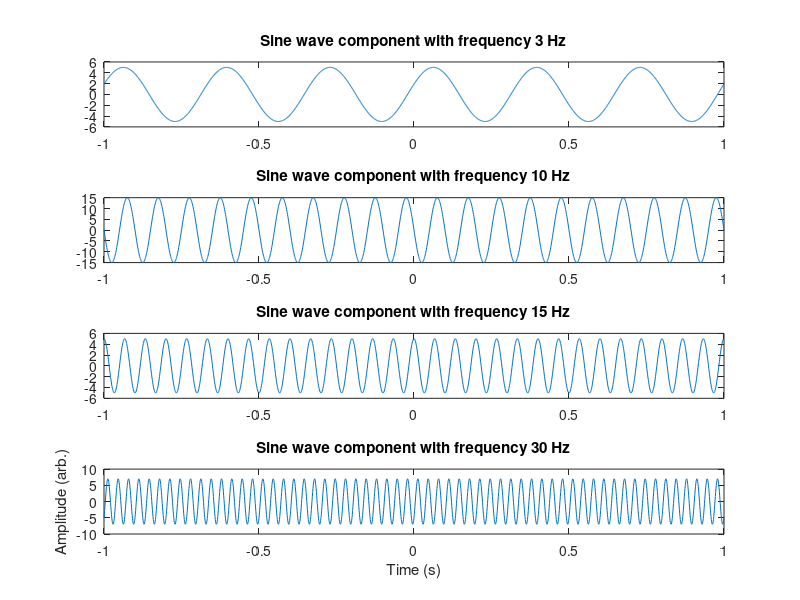
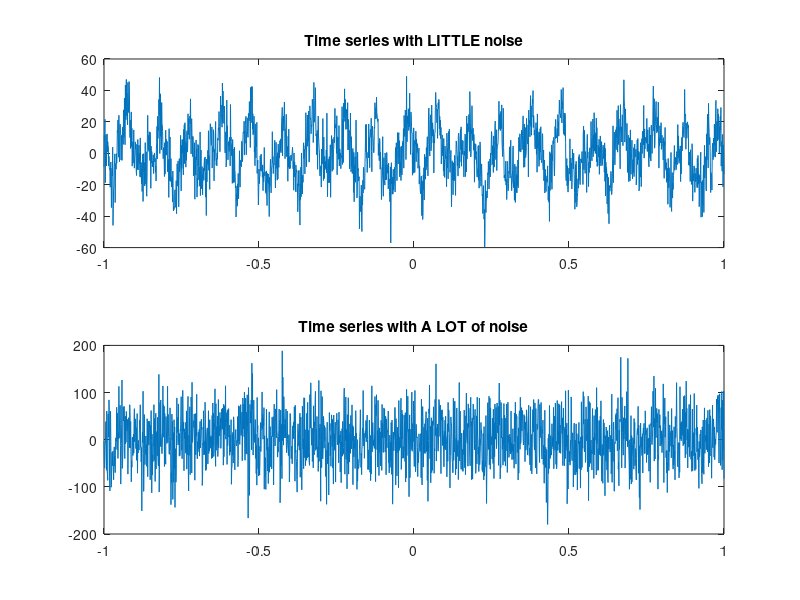
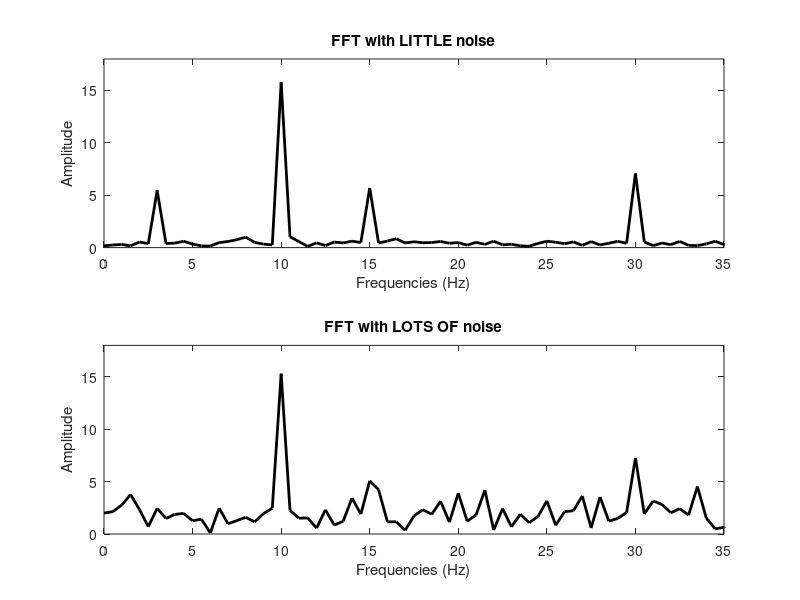

These figures' MATLAB source, in order: (Note: this script raises an error after producing the figures.)
%%
%   COURSE: Neural signal processing and analysis: Zero to hero
%  SESSION: Problem set: Spectral analyses of real and simulated data
%  TEACHER: Mike X Cohen, sincxpress.com
%


%% 1) Generate 10 seconds of data at 1 kHz, comprising 4 sine waves with different 
%    frequencies (between 1 and 30 Hz) and different amplitudes.
%    Plot the individual sine waves, each in its own plot. In separate subplots,
%    plot the summed sine waves with (1) a little bit of noise and (2) a lot of noise.
% 

srate  = 1000 ;
frex   = [ 3 10 15 30];
amplit = [ 5 15 5  7 ];
phases = [ pi/8 pi pi/2 -pi/4 ];
time   = -1:1/srate:1;
pnts = length(time);

% create sine waves, first initialize to correct size
sine_waves = zeros(length(frex),length(time));

for fi=1:length(frex)
    sine_waves(fi,:) =  amplit(fi) * sin(2*pi*time*frex(fi) + phases(fi));
end

littleNoise = randn(size(time)) * 10;
lotsOfNoise = randn(size(time)) * 50;


figure(1), clf

% plot constituent sine waves (without noise)
for snum=1:4
    subplot(4,1,snum)
    plot(time,sine_waves(snum,:))
    title([ 'Sine wave component with frequency ' num2str(frex(snum)) ' Hz' ])
end
xlabel('Time (s)'), ylabel('Amplitude (arb.)')


% plot summed sine waves with little noise
figure(2), clf
subplot(211)
plot(time,sum(sine_waves)+littleNoise)
title('Time series with LITTLE noise')

subplot(212)
plot(time,sum(sine_waves)+lotsOfNoise)
title('Time series with A LOT of noise')

%% 2) Compute the power spectrum of the simulated time series (use FFT) and plot the results, 
%    separately for a little noise and a lot of noise. Show frequencies 0 to 35 Hz.
%    How well are the frequencies reconstructed, and does this depend on noise?
% 

figure(3), clf

for noisei=1:2
    
    % FFT
    if noisei==1
        f = fft(sum(sine_waves)+littleNoise)/pnts ;
    else
        f = fft(sum(sine_waves)+lotsOfNoise)/pnts ;
    end
    
    % compute frequencies in Hz
    hz = linspace(0,srate, pnts);

    % plot the amplitude spectrum
    subplot(2,1,noisei)
    plot(hz, 2*abs(f), 'k','Linew',2) 
    xlabel('Frequencies (Hz)'), ylabel('Amplitude')
    set(gca,'xlim',[0 35],'ylim',[0 max(amplit)*1.2]) % is this a good choice for x-axis limit?!?!?!
    
    if noisei==1
        title('FFT with LITTLE noise')
    else
        title('FFT with LOTS OF noise')
    end
end


%% 3) Compute the power spectrum of data from electrode 7 in the laminar V1 data. 
%    First, compute the power spectrum separately for each trial and then average the power 
%    results together. Next, average the trials together and then compute the power spectrum. 
%    Do the results look similar or different, and are you surprised? Why might they look 
%    similar or different?
% 

% load the LFP data
load v1_laminar.mat
pnts = length(timevec);
% pick which channel
chan2use = 7;

% FFT of all trials individually (note that you can do it in one line!)
powspectSeparate = fft(squeeze(csd(chan2use,:,:)),[],1)/pnts;
% Then average the single-trial spectra together (average over trials, not over frequencies)
powspectSeparate = mean(2*abs(powspectSeparate) .^2,2);


% now average first, then take the FFT of the trial average
powspectAverage  = (2*abs(fft(mean(csd(chan2use,:,:),3))/pnts )).^2;


% frequencies in Hz
hz = linspace(0,srate/2,floor(pnts/2)+1);


% now plot
figure(4), clf
set(gcf,'name',[ 'Results from electrode ' chan2use ])
subplot(211)
plot(hz,powspectSeparate(1:length(hz)))
set(gca,'xlim',[0 100])
xlabel('Frequency (Hz)'), ylabel('Amplitude')
title('Averaging done after FFT on each trial')

subplot(212)
plot(hz,powspectAverage(1:length(hz)))
xlabel('Frequency (Hz)'), ylabel('Amplitude')
set(gca,'xlim',[0 100])
title('FFT done on trial average')

%% 4) Do the same as above but for electrode 1. 
%    How do these results compare to the results from channel 7, and does this depend on
%    whether you average first in the time-domain or average the individual power spectra?
% ANATOMICAL NOTE: channel 7 is around L4; channel 1 is in the hippocampus.

% load the LFP data
load v1_laminar.mat
pnts = length(timevec);
% pick which channel
chan2use = 1;

% FFT of all trials individually (note that you can do it in one line!)
powspectSeparate = fft(squeeze(csd(chan2use,:,:)),[],1)/pnts;
% Then average the single-trial spectra together (average over trials, not over frequencies)
powspectSeparate = mean(2*abs(powspectSeparate) .^2,2);


% now average first, then take the FFT of the trial average
powspectAverage  = (2*abs(fft(mean(csd(chan2use,:,:),3))/pnts )).^2;


% frequencies in Hz
hz = linspace(0,srate/2,floor(pnts/2)+1);


% now plot
figure(5), clf
set(gcf,'name',[ 'Results from electrode ' num2str(chan2use) ])
subplot(211)
plot(hz,powspectSeparate(1:length(hz)))
set(gca,'xlim',[0 100])
xlabel('Frequency (Hz)'), ylabel('Amplitude')
title('Averaging done after FFT on each trial')

subplot(212)
plot(hz,powspectAverage(1:length(hz)))
xlabel('Frequency (Hz)'), ylabel('Amplitude')
set(gca,'xlim',[0 100])
title('FFT done on trial average')



%% 5) Fourier transform from scratch!
% Hey, wouldn't it be fun to program the discrete-time Fourier transform
% from scratch! Yes, of course it would be. Let's do that.
% Generate a 20-element vector of random numbers.
% Use the hints below to help you write the Fourier transform.
% Next, use the fft function on the same data to verify that your FT was accurate.


N       = 20;          % length of sequence
signal  = randn(1,N);  % data
fTime   = (0:N-1)/N; % "time" used in Fourier transform

% initialize Fourier output matrix
fourierCoefs = zeros(size(signal)); 

% loop over frequencies
for fi=1:N
    
    % create sine wave for this frequency
    fourierSine = exp(-1i*2*pi*(fi-1)*fTime);
    
    % compute dot product as sum of point-wise elements
    fourierCoefs(fi) = dot(signal,fourierSine);
end

% divide by N to scale coefficients properly
fourierCoefs = fourierCoefs/N;


figure(5), clf
subplot(211)
plot(signal)
title('Data')

subplot(212)
plot(abs(fourierCoefs)*2,'*-')
xlabel('Frequency (a.u.)')

% for comparison, use the fft function on the same data
fourierCoefsF = fft(signal/N);

% plot the results on top. Do they look similar? (Should be identical!)
hold on
plot(abs(fourierCoefsF)*2,'ro')
legend({'Manual FT';'FFT'})

%% 6) zero-padding and interpolation
% Compute the power spectrum of channel 7 from the V1 dataset. Take the
% power spectrum of each trial and then average the power spectra together.
% But don't use a loop over trials! And use only the data from 0-.5 sec. 
% What is the frequency resolution?
% Repeat this procedure, but zero-pad the data to increase frequency
% resolution. Try some different zero-padding numbers. At what multiple of the native nfft
% does the increased frequency resolution have no appreciable visible effect on the results?

tidx(1) = dsearchn(timevec',0);
tidx(2) = dsearchn(timevec',.5);

% set nfft to be multiples of the length of the data
nfft = 1 * (diff(tidx)+1);

powspect = mean((2*abs(fft(squeeze(csd(chan2use,tidx(1):tidx(2),:)),nfft,1)/pnts)).^2,2);
hz = linspace(0,srate/2,floor(nfft/2)+1);

figure(6), clf
plot(hz,powspect(1:length(hz)),'k-o')
xlabel('Frequency (Hz)'), ylabel('Power')
set(gca,'xlim',[0 120])
title([ 'Frequency resolution is ' num2str(mean(diff(hz))) ' Hz' ])


%% 7) Poor man's filter via frequency-domain manipulations.
% The goal of this exercise is to see how a basic frequency-domain filter
%  works: Take the FFT of a signal, zero-out some Fourier coefficients,
%  take take the IFFT. 
% Here you will do this by generating a 1/f noise signal and adding 50 Hz
%  line noise.

% Generate 1/f noise with 50 Hz line noise. 
srate = 1234;
npnts = srate*3;
time  = (0:npnts-1)/srate;


% the key parameter of pink noise is the exponential decay (ed)
ed = 50; % try different values!
as = rand(1,npnts) .* exp(-(0:npnts-1)/ed);
fc = as .* exp(-1i*2*pi*rand(size(as)));

signal = real(ifft(fc)) * npnts;

% now add 50 Hz line noise
signal = signal + sin(2*pi*50*time);


% compute its spectrum
hz = linspace(0,srate/2,floor(npnts/2)+1);
signalX = fft(signal);



%%% plot the signal and its power spectrum
figure(7), clf
subplot(211)
plot(time,signal,'k')
xlabel('Time (s)'), ylabel('Activity')
title('Time domain')

subplot(212)
plot(hz,(2*abs(signalX(1:length(hz)))).^2/npnts,'k')
set(gca,'xlim',[0 80])
xlabel('Frequency (Hz)'), ylabel('Amplitude')
title('Frequency domain')

%% zero-out the 50 Hz component

% find the index into the frequencies vector at 50 hz
hz50idx = dsearchn(hz',50);

% create a copy of the frequency vector
signalXf = signalX; % f=filter

% zero out the 50 Hz component
signalXf(hz50idx)

% take the IFFT
signalf = real(ifft(signalXf));


% take FFT of filtered signal
signalXf = fft(signalf);


% plot on top of original signal
figure(8), clf
subplot(211), hold on
plot(time,signal,'k')
plot(time,signalf,'r')
xlabel('Time (s)'), ylabel('Activity')
title('Time domain')


subplot(212), hold on
plot(hz,2*abs(signalX(1:length(hz)))/npnts,'k')
plot(hz,2*abs(signalXf(1:length(hz)))/npnts,'ro-','markerfacecolor','r')
set(gca,'xlim',[0 80])
xlabel('Frequency (Hz)'), ylabel('Amplitude')
title('Frequency domain')


%%% QUESTION: Why do you need to take the real part of the ifft?
%  this became complex valued becuse weonly removed positive component in
%  it
%%% QUESTION: Why doesn't this procedure get rid of the line component noise?!?!?!?
% because negative component of 50 hz is still there.


%% now fix the problem ;)

% Notice that the filter didn't work: It attenuated but did not eliminate
% the line noise. Why did this happen? Use plotting to confirm your
% hypothesis! Then fix the problem in this cell ;)

% find the index into the frequencies vector at 50 hz
hz50idx = dsearchn(hz',50);

% create a copy of the frequency vector
signalXf = signalX; % f=filter

% zero out the 50 Hz component
signalXf(hz50idx) = 0;
signalXf(end-hz50idx)=0; % hint: the negative frequencies

% take the IFFT
signalff = real(ifft(signalXf));

% take FFT of filtered signal
signalXf = fft(signalff);


% plot all three versions
figure(9), clf
subplot(211), hold on
plot(time,signal,'k')
plot(time,signalf,'b')
plot(time,signalff,'r')
xlabel('Time (s)'), ylabel('Activity')
legend({'Original';'Half-filtered';'Filtered'})
title('Time domain')

subplot(212), hold on
plot(hz,2*abs(signalX(1:length(hz)))/npnts,'k')
plot(hz,2*abs(signalXf(1:length(hz)))/npnts,'ro-','markerfacecolor','r')
set(gca,'xlim',[0 80])
xlabel('Frequency (Hz)'), ylabel('Amplitude')
title('Frequency domain')

%% 8) Exploring why the filter in #7 isn't a good filter


% number of time points
N = 1000;

% generate a flat Fourier spectra
fourspect1 = ones(N,1);

% copy it and zero-out some fraction
fourspect2 = fourspect1;
fourspect2(round(N*.1):round(N*.2)) = 0;


% create time-domain signals via IFFT of the spectra
signal1 = real(ifft(fourspect1));
signal2 = real(ifft(fourspect2));
time = linspace(0,1,N);


% and plot!
figure(10), clf
subplot(211)
plot(time,fourspect1, time,fourspect2,'linew',2)
set(gca,'ylim',[0 1.05])
xlabel('Frequency (a.u.)')
title('Frequency domain')
legend({'Flat spectrum';'With edges'})


subplot(212)
plot(time,signal1, time,signal2,'linew',2)
set(gca,'ylim',[-1 1]*.05)
xlabel('Time (a.u.)')
title('Time domain')
legend({'Flat spectrum';'With edges'})


%% done.
